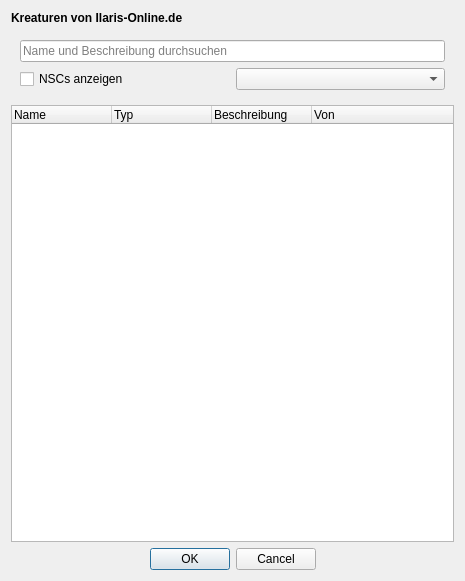
<?xml version="1.0" encoding="UTF-8"?>
<ui version="4.0">
 <class>Dialog</class>
 <widget class="QDialog" name="Dialog">
  <property name="geometry">
   <rect>
    <x>0</x>
    <y>0</y>
    <width>465</width>
    <height>581</height>
   </rect>
  </property>
  <property name="windowTitle">
   <string>Sephrasto - Kreaturen Import</string>
  </property>
  <layout class="QGridLayout" name="gridLayout">
   <item row="1" column="0" colspan="2">
    <widget class="QWidget" name="widget" native="true">
     <property name="sizePolicy">
      <sizepolicy hsizetype="Expanding" vsizetype="Fixed">
       <horstretch>0</horstretch>
       <verstretch>0</verstretch>
      </sizepolicy>
     </property>
     <layout class="QGridLayout" name="gridLayout_2">
      <item row="2" column="0">
       <widget class="QCheckBox" name="cbNSC">
        <property name="text">
         <string>NSCs anzeigen</string>
        </property>
       </widget>
      </item>
      <item row="2" column="1">
       <widget class="QComboBox" name="cbTyp"/>
      </item>
      <item row="0" column="0" colspan="2">
       <widget class="QLineEdit" name="leSuche">
        <property name="sizePolicy">
         <sizepolicy hsizetype="Preferred" vsizetype="Fixed">
          <horstretch>0</horstretch>
          <verstretch>0</verstretch>
         </sizepolicy>
        </property>
        <property name="placeholderText">
         <string>Name und Beschreibung durchsuchen</string>
        </property>
       </widget>
      </item>
     </layout>
    </widget>
   </item>
   <item row="0" column="0" colspan="2">
    <widget class="QLabel" name="label_4">
     <property name="font">
      <font>
       <weight>75</weight>
       <bold>true</bold>
      </font>
     </property>
     <property name="text">
      <string>Kreaturen von Ilaris-Online.de</string>
     </property>
     <property name="class" stdset="0">
      <string>h2</string>
     </property>
    </widget>
   </item>
   <item row="3" column="0" colspan="2">
    <widget class="QTreeWidget" name="treeKreaturen">
     <column>
      <property name="text">
       <string>Name</string>
      </property>
     </column>
     <column>
      <property name="text">
       <string>Typ</string>
      </property>
     </column>
     <column>
      <property name="text">
       <string>Beschreibung</string>
      </property>
     </column>
     <column>
      <property name="text">
       <string>Von</string>
      </property>
     </column>
    </widget>
   </item>
   <item row="8" column="0" colspan="2">
    <widget class="QDialogButtonBox" name="buttonBox">
     <property name="maximumSize">
      <size>
       <width>16777215</width>
       <height>16777215</height>
      </size>
     </property>
     <property name="orientation">
      <enum>Qt::Horizontal</enum>
     </property>
     <property name="standardButtons">
      <set>QDialogButtonBox::Cancel|QDialogButtonBox::Ok</set>
     </property>
     <property name="centerButtons">
      <bool>true</bool>
     </property>
    </widget>
   </item>
  </layout>
 </widget>
 <resources/>
 <connections>
  <connection>
   <sender>buttonBox</sender>
   <signal>rejected()</signal>
   <receiver>Dialog</receiver>
   <slot>reject()</slot>
   <hints>
    <hint type="sourcelabel">
     <x>316</x>
     <y>260</y>
    </hint>
    <hint type="destinationlabel">
     <x>286</x>
     <y>274</y>
    </hint>
   </hints>
  </connection>
  <connection>
   <sender>buttonBox</sender>
   <signal>accepted()</signal>
   <receiver>Dialog</receiver>
   <slot>accept()</slot>
   <hints>
    <hint type="sourcelabel">
     <x>248</x>
     <y>254</y>
    </hint>
    <hint type="destinationlabel">
     <x>157</x>
     <y>274</y>
    </hint>
   </hints>
  </connection>
 </connections>
</ui>
